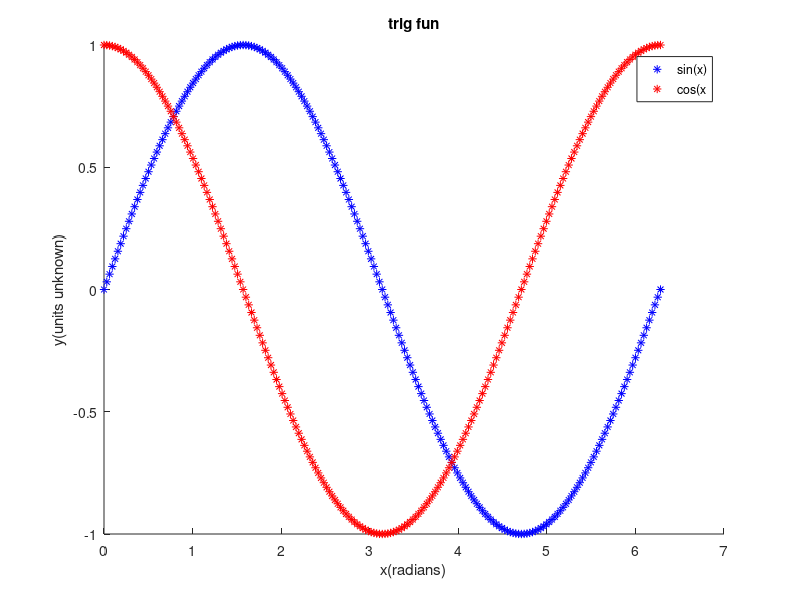

The MATLAB source for this figure:
%matlab is expensive
%matlab is inclusive of features and easy to learn
%octave (matlab clone but free)
%python---- numpi(matlab transition library)
%excel starter sheet

%= assignment operator
%; suppressed output
%[] denote a matrix
%all built in functions are lowercase
clc;clear;clf;

m=[1,2,3;4 5 6]
d=m(2,3)
e=(1+2)*3
f=cos(pi/2)
v=m(2,:)
m2=m*m'
v3=-2:0
hold on
x=0:pi/100:2*pi;y=sin(x);
plot(x,y,'b*')
y2=cos(x);
plot(x,y2,'r*')
legend('sin(x)','cos(x')
title('trig fun')
xlabel('x(radians)')
ylabel('y(units unknown)')